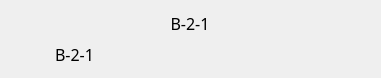
   <widget class="QWidget" name="gridWidget_18" native="true">
    <property name="geometry">
     <rect>
      <x>500</x>
      <y>880</y>
      <width>381</width>
      <height>71</height>
     </rect>
    </property>
    <layout class="QGridLayout" name="gridLayout_21">
     <item row="0" column="0">
      <layout class="QHBoxLayout" name="horizontalLayout_42">
       <item>
        <widget class="QLabel" name="label1_161">
         <property name="minimumSize">
          <size>
           <width>60</width>
           <height>25</height>
          </size>
         </property>
         <property name="maximumSize">
          <size>
           <width>60</width>
           <height>25</height>
          </size>
         </property>
         <property name="font">
          <font>
           <family>黑体</family>
           <pointsize>12</pointsize>
          </font>
         </property>
         <property name="text">
          <string>B-2-1</string>
         </property>
         <property name="alignment">
          <set>Qt::AlignCenter</set>
         </property>
        </widget>
       </item>
      </layout>
     </item>
     <item row="1" column="0">
      <layout class="QHBoxLayout" name="horizontalLayout_43">
       <item>
        <widget class="QLabel" name="label_39">
         <property name="minimumSize">
          <size>
           <width>24</width>
           <height>24</height>
          </size>
         </property>
         <property name="maximumSize">
          <size>
           <width>24</width>
           <height>24</height>
          </size>
         </property>
         <property name="styleSheet">
          <string notr="true">border-image: url(:/img/pie100.png);</string>
         </property>
         <property name="text">
          <string/>
         </property>
        </widget>
       </item>
       <item>
        <widget class="QLabel" name="label1_162">
         <property name="minimumSize">
          <size>
           <width>300</width>
           <height>25</height>
          </size>
         </property>
         <property name="maximumSize">
          <size>
           <width>60</width>
           <height>25</height>
          </size>
         </property>
         <property name="font">
          <font>
           <family>黑体</family>
           <pointsize>12</pointsize>
          </font>
         </property>
         <property name="text">
          <string>B-2-1</string>
         </property>
         <property name="alignment">
          <set>Qt::AlignLeading|Qt::AlignLeft|Qt::AlignVCenter</set>
         </property>
        </widget>
       </item>
      </layout>
     </item>
    </layout>
   </widget>
